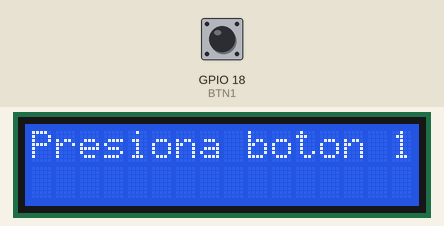
The sketch below on a simulated ESP32. Parts: 16×2 character LCD. Inputs (shaded band) come from the test bench; at power-on: GPIO 18 (BTN1) HIGH. What the sketch prints to the serial monitor is not drawn.

Above: at 1.2 s.
1.3 s: GPIO 18 (BTN1) pulled LOW for 0.15 s
At 1.9 s:
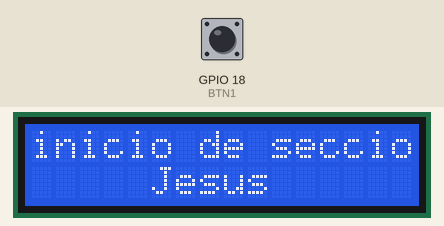
4.4 s: GPIO 18 (BTN1) pulled LOW for 1 s
8.4 s: GPIO 18 (BTN1) pulled LOW for 3.2 s
Timing chart, 0 to 11.4 s (numbered marks = the images above; inputs shaded):
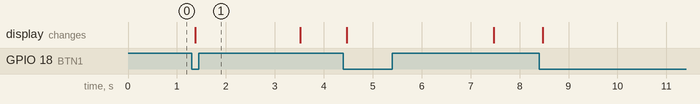

The sketch:

apisensor.ino
```cpp
#include <Wire.h>
#include <LiquidCrystal_PCF8574.h>

// LCD I2C
LiquidCrystal_PCF8574 lcd(0x3F);  // Cambia a 0x27 si tu pantalla lo necesita

// Botón
const int BTN1 = 18;

void setup() {
  Serial.begin(9600);

  // Inicializa LCD y botón
  Wire.begin(21, 22);  // SDA = 21, SCL = 22
  lcd.begin(16, 2);
  lcd.setBacklight(255);

  pinMode(BTN1, INPUT_PULLUP);

  // Mensaje inicial
  lcd.clear();
  lcd.setCursor(0, 0);
  lcd.print("Presiona boton 1");
}

void loop() {
  if (digitalRead(BTN1) == LOW) {
    delay(50);
    if (digitalRead(BTN1) == LOW) {
      lcd.clear();
      lcd.setCursor(0, 0);
      lcd.print("inicio de seccion");
      lcd.setCursor(5, 1);
      lcd.print("Jesus");

      Serial.println("inicio de seccion Jesus");

      // Esperar que se suelte el botón
      while (digitalRead(BTN1) == LOW);
      delay(50);

      // Opcional: volver a mensaje inicial
      delay(2000); // espera 2 segundos antes de limpiar
      lcd.clear();
      lcd.setCursor(0, 0);
      lcd.print("Presiona boton 1");
    }
  }
}
```

Measured:
- after the input at 1.3 s, the display: changes after 0.07 s (image 1)
